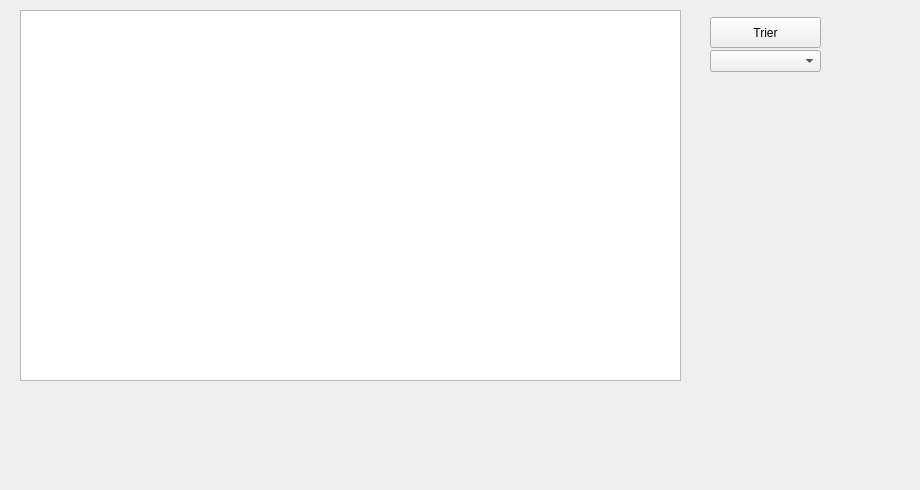
        <widget class="QWidget" name="tab_12">
         <attribute name="icon">
          <iconset>
           <normaloff>../../gestion_fournisseur/A.png</normaloff>../../gestion_fournisseur/A.png</iconset>
         </attribute>
         <attribute name="title">
          <string>Afficher</string>
         </attribute>
         <widget class="QLabel" name="label_54">
          <property name="geometry">
           <rect>
            <x>-10</x>
            <y>-50</y>
            <width>911</width>
            <height>481</height>
           </rect>
          </property>
          <property name="text">
           <string/>
          </property>
          <property name="pixmap">
           <pixmap>../../gestion_fournisseur/1.png</pixmap>
          </property>
         </widget>
         <widget class="QLabel" name="label_24">
          <property name="geometry">
           <rect>
            <x>370</x>
            <y>10</y>
            <width>101</width>
            <height>16</height>
           </rect>
          </property>
          <property name="text">
           <string>ID de commande :</string>
          </property>
         </widget>
         <widget class="QPushButton" name="pushButton_16">
          <property name="geometry">
           <rect>
            <x>460</x>
            <y>60</y>
            <width>80</width>
            <height>22</height>
           </rect>
          </property>
          <property name="text">
           <string>Rechercher</string>
          </property>
         </widget>
         <widget class="QPushButton" name="pushButton_17">
          <property name="geometry">
           <rect>
            <x>460</x>
            <y>130</y>
            <width>80</width>
            <height>22</height>
           </rect>
          </property>
          <property name="text">
           <string>Trier</string>
          </property>
         </widget>
         <widget class="QPushButton" name="pushButton_18">
          <property name="geometry">
           <rect>
            <x>460</x>
            <y>210</y>
            <width>80</width>
            <height>22</height>
           </rect>
          </property>
          <property name="text">
           <string>Imprimer</string>
          </property>
         </widget>
         <widget class="QPushButton" name="pushButton_14">
          <property name="geometry">
           <rect>
            <x>720</x>
            <y>300</y>
            <width>131</width>
            <height>91</height>
           </rect>
          </property>
          <property name="styleSheet">
           <string notr="true">#pushButton_14{
	image: url(:/new/prefix1/i,qge/A.png);
border:none;}</string>
          </property>
          <property name="text">
           <string/>
          </property>
         </widget>
         <widget class="QTableView" name="tableView_2">
          <property name="geometry">
           <rect>
            <x>20</x>
            <y>10</y>
            <width>661</width>
            <height>371</height>
           </rect>
          </property>
         </widget>
         <widget class="QPushButton" name="pushButton_30">
          <property name="geometry">
           <rect>
            <x>710</x>
            <y>17</y>
            <width>111</width>
            <height>31</height>
           </rect>
          </property>
          <property name="text">
           <string>Trier</string>
          </property>
         </widget>
         <widget class="QComboBox" name="comboBox">
          <property name="geometry">
           <rect>
            <x>710</x>
            <y>50</y>
            <width>111</width>
            <height>22</height>
           </rect>
          </property>
          <property name="currentText">
           <string>Selon le prix</string>
          </property>
          <property name="placeholderText">
           <string>Selon le prix</string>
          </property>
         </widget>
         <zorder>label_24</zorder>
         <zorder>pushButton_16</zorder>
         <zorder>pushButton_17</zorder>
         <zorder>pushButton_18</zorder>
         <zorder>label_54</zorder>
         <zorder>pushButton_14</zorder>
         <zorder>tableView_2</zorder>
         <zorder>pushButton_30</zorder>
         <zorder>comboBox</zorder>
        </widget>
